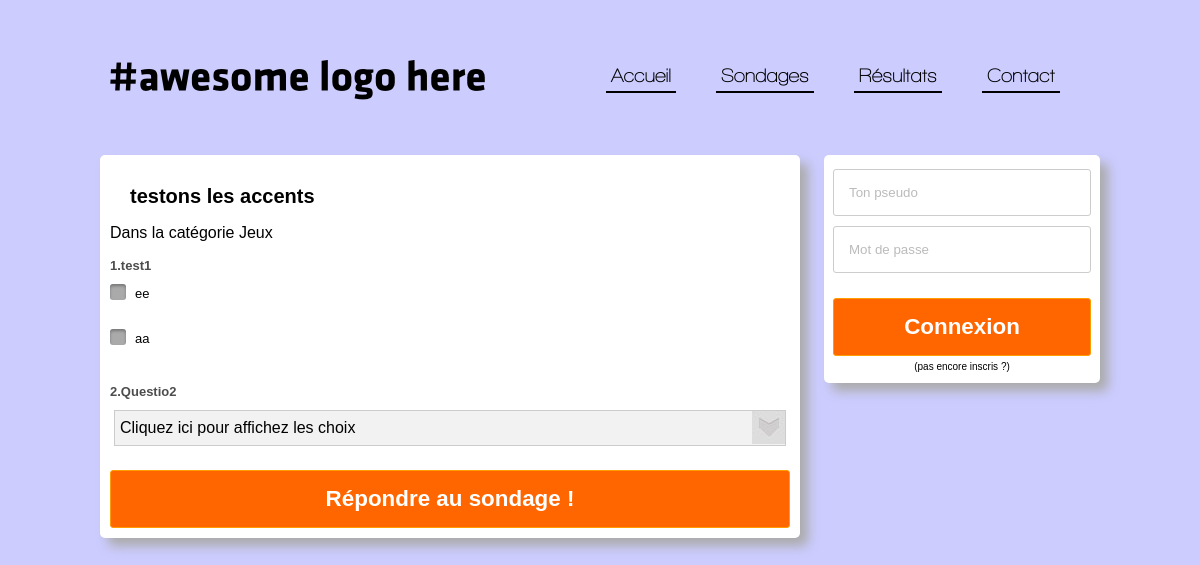
Screenshot of /liste_sondages.php?id=49 with the database file from the repository.
### tables this page shows
CREATE TABLE IF NOT EXISTS `sondages` (
  `id` int(11) NOT NULL AUTO_INCREMENT,
  `titre` text NOT NULL,
  `id_membre` int(11) NOT NULL,
  `nb_question` int(11) NOT NULL,
  `categorie` text NOT NULL,
  `date` date NOT NULL,
  `nb_rempli` int(11) NOT NULL,
  PRIMARY KEY (`id`)
);

CREATE TABLE IF NOT EXISTS `question` (
  `id` int(11) NOT NULL AUTO_INCREMENT,
  `id_sondage` int(11) NOT NULL,
  `numero` int(11) NOT NULL,
  `type` int(11) NOT NULL,
  `titre` text NOT NULL,
  PRIMARY KEY (`id`)
);

CREATE TABLE IF NOT EXISTS `multiple` (
  `id` int(11) NOT NULL AUTO_INCREMENT,
  `id_question` int(11) NOT NULL,
  `nb_choix` int(11) NOT NULL,
  `choix1` text NOT NULL,
  `choix2` text NOT NULL,
  `choix3` text NOT NULL,
  `choix4` text NOT NULL,
  `choix5` text NOT NULL,
  `choix6` text NOT NULL,
  `choix7` text NOT NULL,
  `choix8` text NOT NULL,
  `choix9` text NOT NULL,
  `choix10` text NOT NULL,
  PRIMARY KEY (`id`)
);

### includes/sql.php (called while the page is built)
<?php
					$connSQL['hote']="localhost";
				   $connSQL['util']="root";
				   $connSQL['pass']="";
				   $connSQL['base']="test";
				   ?>

### includes/fonctions.php (called while the page is built, shortened)
<?php
				include 'sql.php';
			   function requete($requete) {
				   global $connSQL;
						   if(function_exists("mysqli_query")) {
							   $resultat=@mysqli_query($connSQL['conn'],$requete) or
			die("<font color=\"#AD0018\"><b>$requete<br>erreur</b></font>");
						   } else {
							   $resultat=@mysql_query($requete) or die("<font
			color=\"#AD0018\">".erreur(3)."</b></font>");
						   }
				   return $resultat;
			   }
			   function reqfetch($resultat) {
				   if(function_exists("mysqli_fetch_array")) {
					   return mysqli_fetch_array($resultat);
				   } else {
					   return mysql_fetch_array($resultat);
				   }
			   }

### liste_sondages.php (the view, shortened to what this page needs)
<?php session_start();
include 'includes/haut.php';
include 'includes/menu.php';
include 'includes/fonctions.php';
?>
		<div class="contenu">
			<div class="corps">
				<form method="POST" action="reponse.php">
				<?php
					if(isset($_GET['id']))
					{
						$sql = 'SELECT *  FROM sondages WHERE id = "'.$_GET['id'].'"';
						$req = requete($sql);
						while ($data = reqfetch($req))
						{
							echo '<h1>'.$data['titre'].'</h1><p> Dans la catégorie '.$data['categorie'].'</p>';
							$sql = 'SELECT *  FROM question WHERE id_sondage = "'.$data['id'].'" ORDER BY id ASC';
							$req = requete($sql);
							while ($question = reqfetch($req))
							{
								echo "<h2>".$question['numero'].".".$question['titre']."</h2>";
								if($question['type']==1)
								{
									$sql2 = 'SELECT * FROM multiple WHERE id_question = "'.$question['id'].'"';
									$req2 = requete($sql2);
									echo '<div class="checkbox" >';
									while ($choix = reqfetch($req2))
									{
										for($k=1;$k<=$choix['nb_choix'];$k++)
										{
											echo "<label for='check".$k.$question['numero']."'>".$choix['choix'.$k]."</label><br><br>";
										}
									}
									echo "</div>";
								}
								if($question['type']==2)
								{
									$sql1 = 'SELECT *  FROM multiple WHERE id_question = "'.$question['id'].'"';
									$req1 = requete($sql1);
									echo "<div class='styled-select'>";
									while ($choix = reqfetch($req1))
									{
										echo "<select  name='reponse".$question['numero']."[]' >";
										echo "<option selected disabled>Cliquez ici pour affichez les choix</option> ";
										echo "</select>	</div>";
									}
								}
							}
						}
						echo "<button type='submit'>Répondre au sondage !</button>	";
					}
					?>
				</form>
			</div>
			<div class="barredroite">
				<?php if(!isset($_SESSION['pseudo'])){?>
				<div class="bloc">
					<form class="form1" id="start" action="connexion.php" method="post">
						<input type="text" name="pseudo" placeholder="Ton pseudo " required="">
							<input type="password" name="mdp" placeholder="Mot de passe" required="">
							<button type="submit">Connexion</button>
							<a href="inscription.php"class="inscritToi">(pas encore inscris ?)</a>
					</form>
				</div>
				<?php }				?>
			</div>
		</div>
	</div>
	</body>
</html>

### css/design.css (style rules this page uses)
html { padding:0px; width:100%; height:100%; }
body { font-family:Arial,Sans; margin:0px; padding:0px; width:100%; height:100%; background-color:#ccccff; }
a { text-decoration:none; color:black; }
.contenu { margin-top:0; margin-bottom:20px; height:100%; }
.corps { float:left; margin-bottom:20px; background-color:white; width:680px; padding:10px; border-radius:5px; box-shadow: 8px 8px 12px #aaa; }
.bloc { margin-bottom:20px; background-color:white; padding:3px; border-radius:5px; box-shadow: 8px 8px 12px #aaa; float:right; width:270px; }
input checkbox h1,h2,h3 { margin-top:10px; font-family:Arial,Sans; text-align:left; font-size:13px; color:#4d4d4d; }
.form1 { margin:6px; text-align:center; }
h1 { text-align:left; font-size:20px; }
.inscritToi { text-decoration:none; margin:3px; font-size:10px; cursor:pointer; }
input { margin: 5px 0; padding: 15px; width: 100%; *width: 518px; box-sizing: border-box; border: 1px solid #ccc; border-radius: 3px; }
button { margin: 20px 0px 0px 0px; padding: 15px 8px; width: 100%; cursor: pointer; border: 1px solid #ff9c00; overflow: visible; display: inline-block; color: #fff; font: bold 1.4em arial, sans; background-color: #ff6600; border-radius: 3px; }
.styled-select { cursor:pointer; background: url(../img/select.jpg) no-repeat right #f2f2f2; border: 1px solid #ccc; width:auto; margin: 4px; }
.styled-select select { cursor:pointer; background: transparent; width: 100%; padding: 5px; font-size: 16px; line-height: 1; border: 0; border-radius: 0; height: 34px; -webkit-appearance: none; }
h1 { margin-top:20px; margin-left:20px; }
label { display: inline-block; cursor: pointer; position: relative; padding-left: 25px; margin-right: 15px; font-size: 13px; }
label:before { content: ""; display: inline-block; width: 16px; height: 16px; margin-right: 10px; position: absolute; left: 0; bottom: 1px; background-color: #aaa; box-shadow: inset 0px 2px 3px 0px rgba(0, 0, 0, .3), 0px 1px 0px 0px rgba(255, 255, 255, .8); }
.checkbox label { margin-bottom: 10px; }
.checkbox label:before { border-radius: 3px; }

### rows the page displays
sondages: titre "testons les accents", categorie "Jeux"
question: numero "1", titre "test1"
multiple: choix1 "ee", choix2 "aa"
question: numero "2", titre "Questio2", type 2 (drawn)
